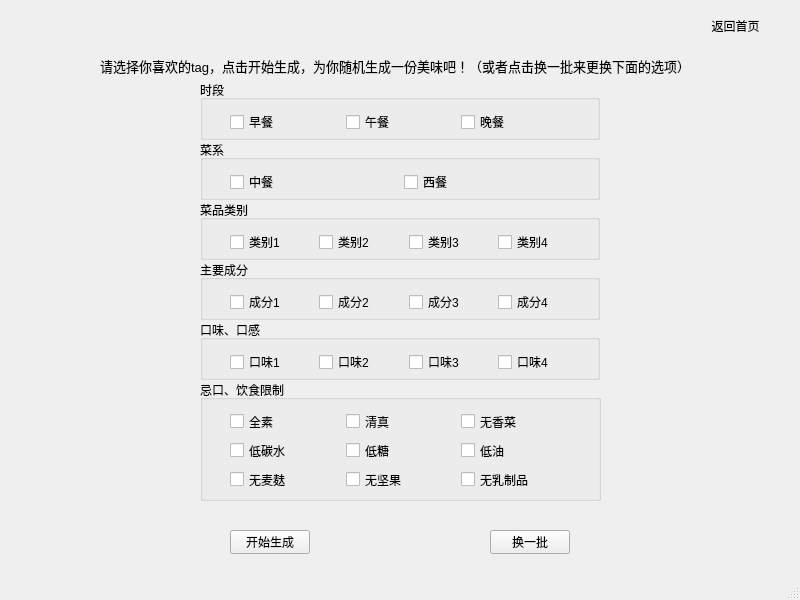
<?xml version="1.0" encoding="UTF-8"?>
<ui version="4.0">
 <class>MangheWindow</class>
 <widget class="QMainWindow" name="MangheWindow">
  <property name="geometry">
   <rect>
    <x>0</x>
    <y>0</y>
    <width>800</width>
    <height>600</height>
   </rect>
  </property>
  <property name="windowTitle">
   <string>MainWindow</string>
  </property>
  <widget class="QWidget" name="centralwidget">
   <widget class="QLabel" name="lable_1_tishiyv">
    <property name="geometry">
     <rect>
      <x>100</x>
      <y>50</y>
      <width>600</width>
      <height>31</height>
     </rect>
    </property>
    <property name="font">
     <font>
      <pointsize>10</pointsize>
     </font>
    </property>
    <property name="text">
     <string>请选择你喜欢的tag，点击开始生成，为你随机生成一份美味吧！（或者点击换一批来更换下面的选项）</string>
    </property>
   </widget>
   <widget class="QPushButton" name="generate">
    <property name="geometry">
     <rect>
      <x>490</x>
      <y>530</y>
      <width>80</width>
      <height>24</height>
     </rect>
    </property>
    <property name="text">
     <string>换一批</string>
    </property>
   </widget>
   <widget class="QPushButton" name="btnHome">
    <property name="geometry">
     <rect>
      <x>690</x>
      <y>10</y>
      <width>91</width>
      <height>31</height>
     </rect>
    </property>
    <property name="styleSheet">
     <string notr="true">QPushButton{background:transparent;border:none;
border-radius: 10px;}QPushButton:hover{background:rgb(213, 215, 215);}</string>
    </property>
    <property name="text">
     <string>返回首页</string>
    </property>
    <property name="icon">
     <iconset resource="Dishes.qrc">
      <normaloff>:/images/home-two.svg</normaloff>:/images/home-two.svg</iconset>
    </property>
    <property name="iconSize">
     <size>
      <width>20</width>
      <height>20</height>
     </size>
    </property>
   </widget>
   <widget class="QPushButton" name="change">
    <property name="geometry">
     <rect>
      <x>230</x>
      <y>530</y>
      <width>80</width>
      <height>24</height>
     </rect>
    </property>
    <property name="text">
     <string>开始生成</string>
    </property>
   </widget>
   <widget class="QGroupBox" name="box_shiduan">
    <property name="geometry">
     <rect>
      <x>200</x>
      <y>80</y>
      <width>400</width>
      <height>60</height>
     </rect>
    </property>
    <property name="title">
     <string>时段</string>
    </property>
    <widget class="QWidget" name="horizontalLayoutWidget">
     <property name="geometry">
      <rect>
       <x>30</x>
       <y>30</y>
       <width>341</width>
       <height>24</height>
      </rect>
     </property>
     <layout class="QHBoxLayout" name="horizontalLayout_shiduan">
      <item>
       <widget class="QCheckBox" name="zaocan">
        <property name="text">
         <string>早餐</string>
        </property>
       </widget>
      </item>
      <item>
       <widget class="QCheckBox" name="wucan">
        <property name="text">
         <string>午餐</string>
        </property>
       </widget>
      </item>
      <item>
       <widget class="QCheckBox" name="wancan">
        <property name="text">
         <string>晚餐</string>
        </property>
       </widget>
      </item>
     </layout>
    </widget>
   </widget>
   <widget class="QGroupBox" name="box_caixi">
    <property name="geometry">
     <rect>
      <x>200</x>
      <y>140</y>
      <width>400</width>
      <height>60</height>
     </rect>
    </property>
    <property name="title">
     <string>菜系</string>
    </property>
    <widget class="QWidget" name="horizontalLayoutWidget_2">
     <property name="geometry">
      <rect>
       <x>30</x>
       <y>30</y>
       <width>341</width>
       <height>24</height>
      </rect>
     </property>
     <layout class="QHBoxLayout" name="horizontalLayout_caixi">
      <item>
       <widget class="QCheckBox" name="xican">
        <property name="text">
         <string>中餐</string>
        </property>
       </widget>
      </item>
      <item>
       <widget class="QCheckBox" name="zhongcan">
        <property name="text">
         <string>西餐</string>
        </property>
       </widget>
      </item>
     </layout>
    </widget>
   </widget>
   <widget class="QGroupBox" name="box_caipinleibie">
    <property name="geometry">
     <rect>
      <x>200</x>
      <y>200</y>
      <width>400</width>
      <height>60</height>
     </rect>
    </property>
    <property name="title">
     <string>菜品类别</string>
    </property>
    <widget class="QWidget" name="horizontalLayoutWidget_3">
     <property name="geometry">
      <rect>
       <x>30</x>
       <y>30</y>
       <width>351</width>
       <height>24</height>
      </rect>
     </property>
     <layout class="QHBoxLayout" name="horizontalLayout_caipinleibie">
      <item>
       <widget class="QCheckBox" name="leibie_1">
        <property name="text">
         <string>类别1</string>
        </property>
       </widget>
      </item>
      <item>
       <widget class="QCheckBox" name="leibie_2">
        <property name="text">
         <string>类别2</string>
        </property>
       </widget>
      </item>
      <item>
       <widget class="QCheckBox" name="leibie_3">
        <property name="text">
         <string>类别3</string>
        </property>
       </widget>
      </item>
      <item>
       <widget class="QCheckBox" name="leibie_4">
        <property name="text">
         <string>类别4</string>
        </property>
       </widget>
      </item>
     </layout>
    </widget>
   </widget>
   <widget class="QGroupBox" name="box_kouweikougan">
    <property name="geometry">
     <rect>
      <x>200</x>
      <y>320</y>
      <width>400</width>
      <height>60</height>
     </rect>
    </property>
    <property name="title">
     <string>口味、口感</string>
    </property>
    <widget class="QWidget" name="horizontalLayoutWidget_4">
     <property name="geometry">
      <rect>
       <x>30</x>
       <y>30</y>
       <width>351</width>
       <height>24</height>
      </rect>
     </property>
     <layout class="QHBoxLayout" name="horizontalLayout_kouweikougan">
      <item>
       <widget class="QCheckBox" name="kouwei_1">
        <property name="text">
         <string>口味1</string>
        </property>
       </widget>
      </item>
      <item>
       <widget class="QCheckBox" name="kouwei_2">
        <property name="text">
         <string>口味2</string>
        </property>
       </widget>
      </item>
      <item>
       <widget class="QCheckBox" name="kouwei_3">
        <property name="text">
         <string>口味3</string>
        </property>
       </widget>
      </item>
      <item>
       <widget class="QCheckBox" name="kouwei_4">
        <property name="text">
         <string>口味4</string>
        </property>
       </widget>
      </item>
     </layout>
    </widget>
   </widget>
   <widget class="QGroupBox" name="box_jikouyinshixianzhi">
    <property name="geometry">
     <rect>
      <x>200</x>
      <y>380</y>
      <width>401</width>
      <height>121</height>
     </rect>
    </property>
    <property name="title">
     <string>忌口、饮食限制</string>
    </property>
    <widget class="QWidget" name="gridLayoutWidget">
     <property name="geometry">
      <rect>
       <x>30</x>
       <y>30</y>
       <width>341</width>
       <height>81</height>
      </rect>
     </property>
     <layout class="QGridLayout" name="gridLayout_jikouyinshixianzhi">
      <item row="1" column="0">
       <widget class="QCheckBox" name="ditanshui">
        <property name="text">
         <string>低碳水</string>
        </property>
       </widget>
      </item>
      <item row="2" column="1">
       <widget class="QCheckBox" name="wujianguo">
        <property name="text">
         <string>无坚果</string>
        </property>
       </widget>
      </item>
      <item row="0" column="0">
       <widget class="QCheckBox" name="qvansu">
        <property name="text">
         <string>全素</string>
        </property>
       </widget>
      </item>
      <item row="1" column="1">
       <widget class="QCheckBox" name="ditang">
        <property name="text">
         <string>低糖</string>
        </property>
       </widget>
      </item>
      <item row="2" column="0">
       <widget class="QCheckBox" name="wumaifu">
        <property name="text">
         <string>无麦麸</string>
        </property>
       </widget>
      </item>
      <item row="0" column="1">
       <widget class="QCheckBox" name="qingzhen">
        <property name="text">
         <string>清真</string>
        </property>
       </widget>
      </item>
      <item row="0" column="2">
       <widget class="QCheckBox" name="wuxiangcai">
        <property name="text">
         <string>无香菜</string>
        </property>
       </widget>
      </item>
      <item row="1" column="2">
       <widget class="QCheckBox" name="diyou">
        <property name="text">
         <string>低油</string>
        </property>
       </widget>
      </item>
      <item row="2" column="2">
       <widget class="QCheckBox" name="wuruzhipin">
        <property name="text">
         <string>无乳制品</string>
        </property>
       </widget>
      </item>
     </layout>
    </widget>
   </widget>
   <widget class="QGroupBox" name="box_zhuyaochengfen">
    <property name="geometry">
     <rect>
      <x>200</x>
      <y>260</y>
      <width>400</width>
      <height>60</height>
     </rect>
    </property>
    <property name="title">
     <string>主要成分</string>
    </property>
    <widget class="QWidget" name="horizontalLayoutWidget_5">
     <property name="geometry">
      <rect>
       <x>30</x>
       <y>30</y>
       <width>351</width>
       <height>24</height>
      </rect>
     </property>
     <layout class="QHBoxLayout" name="horizontalLayout_zhuyaochengfen">
      <item>
       <widget class="QCheckBox" name="chengfen_1">
        <property name="text">
         <string>成分1</string>
        </property>
       </widget>
      </item>
      <item>
       <widget class="QCheckBox" name="chengfen_2">
        <property name="text">
         <string>成分2</string>
        </property>
       </widget>
      </item>
      <item>
       <widget class="QCheckBox" name="chengfen_3">
        <property name="text">
         <string>成分3</string>
        </property>
       </widget>
      </item>
      <item>
       <widget class="QCheckBox" name="chengfen_4">
        <property name="text">
         <string>成分4</string>
        </property>
       </widget>
      </item>
     </layout>
    </widget>
   </widget>
  </widget>
  <widget class="QMenuBar" name="menubar">
   <property name="geometry">
    <rect>
     <x>0</x>
     <y>0</y>
     <width>800</width>
     <height>21</height>
    </rect>
   </property>
  </widget>
  <widget class="QStatusBar" name="statusbar"/>
 </widget>
 <resources>
  <include location="Dishes.qrc"/>
 </resources>
 <connections/>
</ui>
